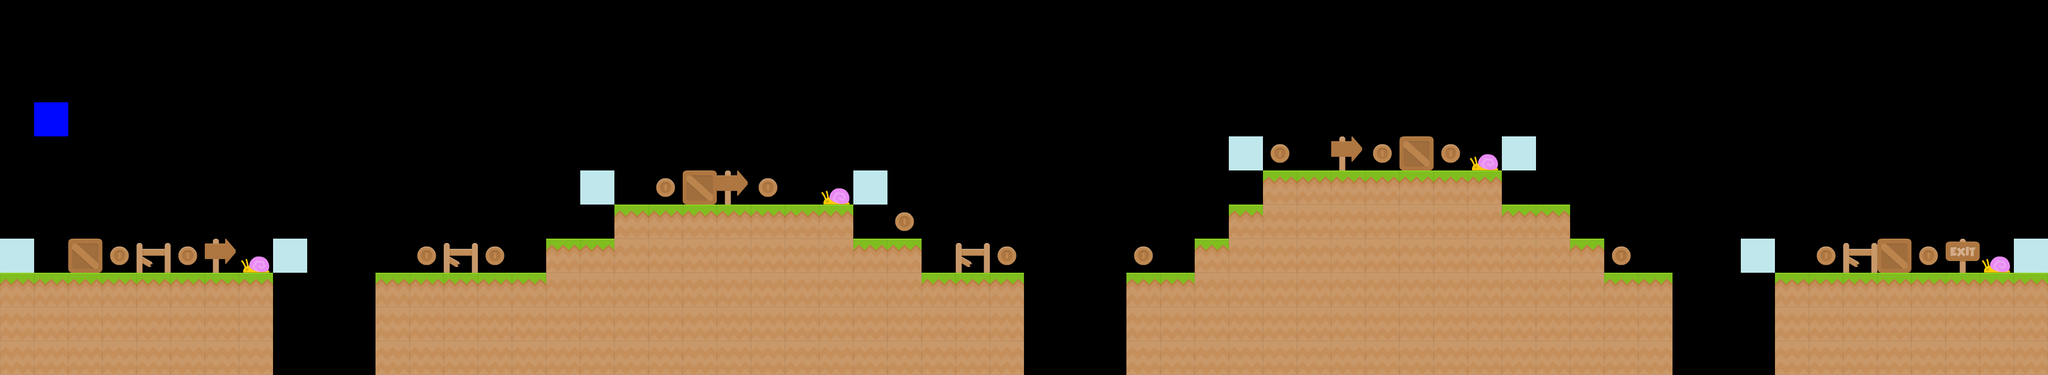

A 2D game scene composited from a Tiled map and its tileset images. What follows is a short description and the map's XML, with each tile layer's data collapsed to a summary:
An orthogonal 60x11 tile map with 64x64 px tiles, 7 tile layers (tile, player, constant, enemy, ...), 6 tilesets.

<map version="1.9" tiledversion="1.9.2" orientation="orthogonal" renderorder="right-down" width="60" height="11" tilewidth="64" tileheight="64" infinite="0" nextlayerid="9" nextobjectid="1">
 <tileset firstgid="1" source="../tiles/grass_tiles.tsx" />
 <tileset firstgid="17" source="../tiles/checkpoint_player.tsx" />
 <tileset firstgid="19" source="../tiles/checkpoint_enemy.tsx" />
 <tileset firstgid="21" source="../tiles/coin_tiles.tsx" />
 <tileset firstgid="24" source="../tiles/french_tiles.tsx" />
 <tileset firstgid="29" source="../tiles/box.tsx" />
 <layer id="1" name="tile" width="60" height="11">
  <data>[660 cells, 200 non-empty, 2 distinct tile ids]</data>
 </layer>
 <layer id="2" name="player" width="60" height="11">
  <data>[660 cells, 2 non-empty, 2 distinct tile ids]</data>
 </layer>
 <layer id="3" name="constant" width="60" height="11">
  <data>[660 cells, 8 non-empty, 1 distinct tile ids]</data>
 </layer>
 <layer id="4" name="enemy" width="60" height="11">
  <data>[660 cells, 4 non-empty, 1 distinct tile ids]</data>
 </layer>
 <layer id="5" name="coin" width="60" height="11">
  <data>[660 cells, 15 non-empty, 1 distinct tile ids]</data>
 </layer>
 <layer id="6" name="french" width="60" height="11">
  <data>[660 cells, 8 non-empty, 3 distinct tile ids]</data>
 </layer>
 <layer id="8" name="crate" width="60" height="11">
  <data>[660 cells, 4 non-empty, 1 distinct tile ids]</data>
 </layer>
</map>
